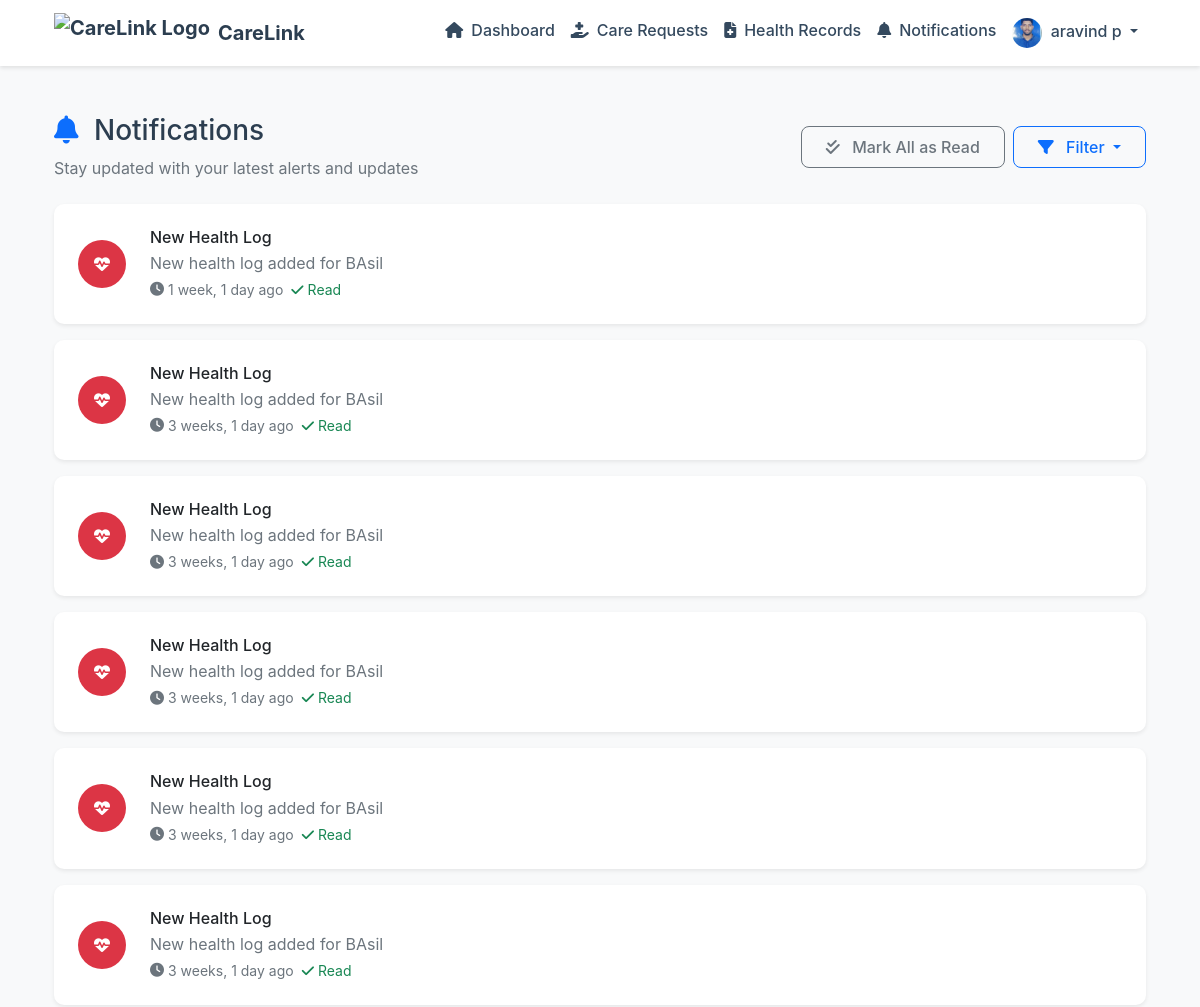
Before: /carelink/notifications/ (signed in, upper part) with the older database file.
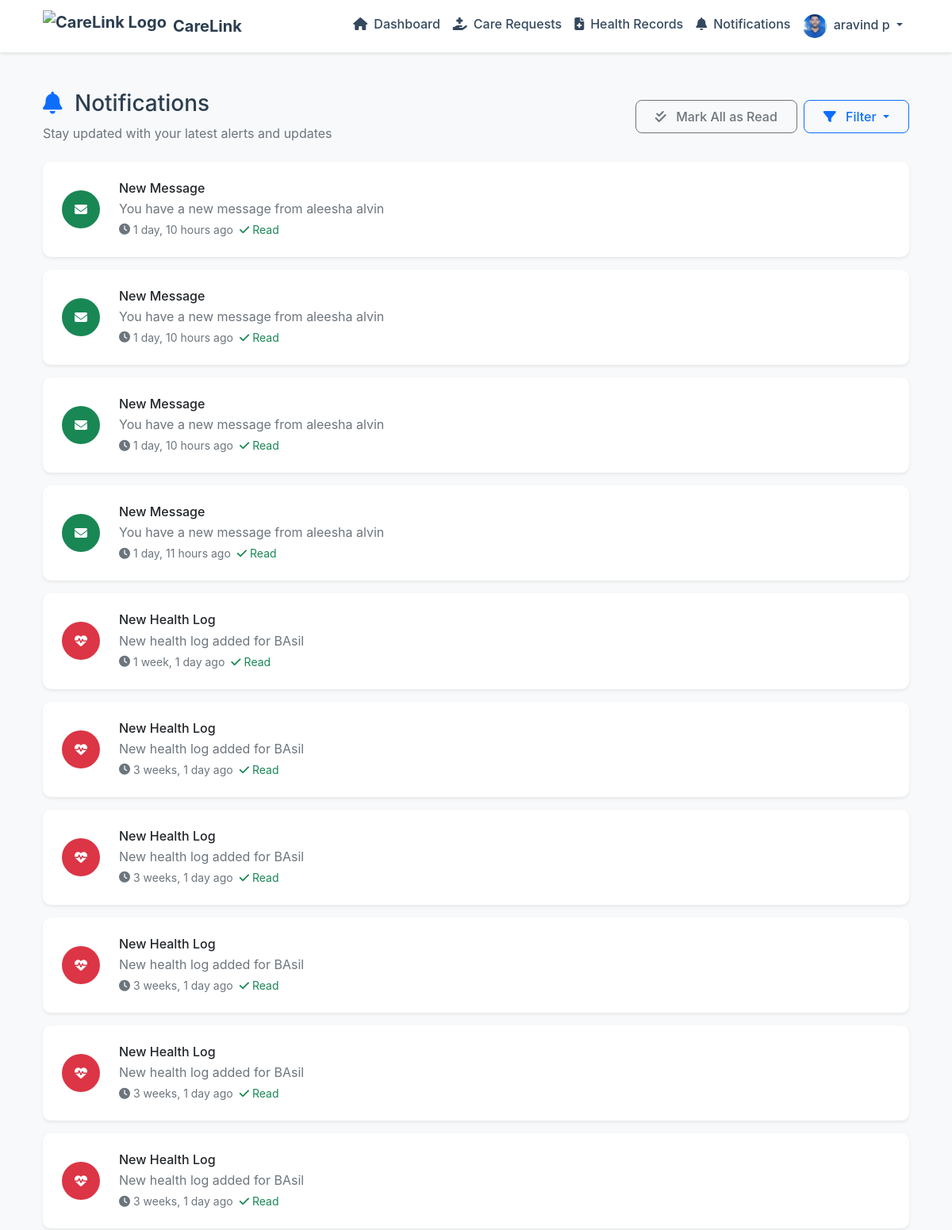
After: the same page with the newer database file.
### carelink/models.py (models this page shows, shortened)
class User(AbstractUser):
    USER_TYPE_CHOICES = (
        ('ADMIN', 'Admin'),
        ('CAREGIVER', 'Caregiver'),
        ('FAMILY', 'Family Member')
    )
    user_type = models.CharField(max_length=10, choices=USER_TYPE_CHOICES)
    phone_number = models.CharField(max_length=15, blank=True)
    address = models.TextField(blank=True)
    profile_picture = models.ImageField(upload_to='profile_pics/', null=True, blank=True)
    family_members = models.ManyToManyField('self', blank=True, symmetrical=False, related_name='related_family_members')
    email_verified = models.BooleanField(default=True)  # Default to True for backward compatibility
    is_active = models.BooleanField(default=True)

class Notification(models.Model):
    TYPE_CHOICES = (
        ('TASK', 'Task Update'),
        ('HEALTH', 'Health Update'),
        ('MESSAGE', 'New Message'),
        ('SYSTEM', 'System Notification')
    )
    user = models.ForeignKey(User, on_delete=models.CASCADE, related_name='notifications')
    type = models.CharField(max_length=10, choices=TYPE_CHOICES)
    title = models.CharField(max_length=200)
    message = models.TextField()
    is_read = models.BooleanField(default=False)
    created_at = models.DateTimeField(auto_now_add=True)

### carelink/views.py (the view)
# urls.py: path('notifications/', views.NotificationsView.as_view(), name='notifications_list'),
class NotificationsView(LoginRequiredMixin, ListView):
    model = Notification
    template_name = 'carelink/notifications.html'
    context_object_name = 'notifications'
    def get_queryset(self):
        return Notification.objects.filter(user=self.request.user).order_by('-created_at')
    def get(self, request, *args, **kwargs):
        Notification.objects.filter(user=request.user, is_read=False).update(is_read=True)
        return super().get(request, *args, **kwargs)

### carelink/auth.py (called while the page is built)
    def get_user(self, user_id):
        UserModel = get_user_model()
        try:
            return UserModel.objects.get(pk=user_id)
        except UserModel.DoesNotExist:
            return None

### carelink/templates/carelink/notifications.html (shortened to what this page needs)
{% extends 'carelink/base.html' %}
{% load static %}
{% block content %}
<div class="container py-4">
    <div class="row">
        <div class="col-12">
            <div class="d-flex justify-content-between align-items-center mb-4">
                <div>
                    <h1 class="h3 mb-2">
                        <i class="fas fa-bell me-2 text-primary"></i>
                        Notifications
                    </h1>
                    <p class="text-muted mb-0">Stay updated with your latest alerts and updates</p>
                </div>
                {% if notifications %}
                    <div class="d-flex gap-2">
                        <button class="btn btn-outline-secondary" id="markAllRead">
                            <i class="fas fa-check-double me-2"></i>
                            Mark All as Read
                        </button>
                        <div class="dropdown">
                            <button class="btn btn-outline-primary dropdown-toggle" type="button" data-bs-toggle="dropdown">
                                <i class="fas fa-filter me-2"></i>
                                Filter
                            </button>
                        </div>
                    </div>
                {% endif %}
            </div>
            <div class="notifications-list">
                {% for notification in notifications %}
                    <div class="card mb-3 shadow-sm notification-card hover-shadow {% if not notification.is_read %}unread border-start border-4 border-primary{% endif %}"
                         data-notification-id="{{ notification.id }}"
                         data-notification-type="{{ notification.type }}">
                        <div class="card-body">
                            <div class="row align-items-center">
                                <div class="col-auto">
                                    <div class="notification-icon rounded-circle p-3
                                        {% if notification.type == 'TASK' %}bg-primary text-white
                                        {% elif notification.type == 'HEALTH' %}bg-danger text-white
                                        {% elif notification.type == 'MESSAGE' %}bg-success text-white
                                        {% else %}bg-info text-white{% endif %}">
                                        {% if notification.type == 'TASK' %}
                                            <i class="fas fa-tasks"></i>
                                        {% elif notification.type == 'HEALTH' %}
                                            <i class="fas fa-heartbeat"></i>
                                        {% elif notification.type == 'MESSAGE' %}
                                            <i class="fas fa-envelope"></i>
                                        {% else %}
                                            <i class="fas fa-info-circle"></i>
                                        {% endif %}
                                    </div>
                                </div>
                                <div class="col">
                                    <div class="d-flex justify-content-between align-items-start">
                                        <div>
                                            <h6 class="mb-1 {% if not notification.is_read %}fw-bold{% endif %}">
                                                {{ notification.title }}
                                            </h6>
                                            <p class="mb-1 text-muted">{{ notification.message }}</p>
                                            <small class="text-muted d-flex align-items-center">
                                                <i class="fas fa-clock me-1"></i>
                                                {{ notification.created_at|timesince }} ago
                                                {% if notification.is_read %}
                                                    <span class="ms-2 text-success">
                                                        <i class="fas fa-check me-1"></i>Read
                                                    </span>
                                                {% endif %}
                                            </small>
                                        </div>
                                    </div>
                                </div>
                            </div>
                        </div>
                    </div>
                {% empty %}
                    <div class="text-center py-5 bg-light rounded">
                        <i class="fas fa-bell-slash text-muted fa-3x mb-3"></i>
                        <h3 class="h5 text-muted">No Notifications</h3>
                        <p class="text-muted mb-0">You're all caught up!</p>
                    </div>
                {% endfor %}
            </div>
        </div>
    </div>
</div>
{% endblock %}

### carelink/templates/carelink/base.html (shortened to what this page needs)
{% load static %}
<!DOCTYPE html>
<html lang="en">
<head>
    <link href="https://cdn.jsdelivr.net/npm/bootstrap@5.3.2/dist/css/bootstrap.min.css" rel="stylesheet">
    <link href="https://cdnjs.cloudflare.com/ajax/libs/font-awesome/6.5.1/css/all.min.css" rel="stylesheet">
    <link href="https://cdn.jsdelivr.net/npm/animate.css@4.1.1/animate.min.css" rel="stylesheet">
    <link href="https://cdn.jsdelivr.net/npm/flatpickr/dist/flatpickr.min.css" rel="stylesheet">
    <link href="https://cdn.jsdelivr.net/npm/bootstrap@5.1.3/dist/css/bootstrap.min.css" rel="stylesheet">
</head>
<body>
    <nav class="navbar navbar-expand-lg navbar-light sticky-top">
        <div class="container">
            <a class="navbar-brand d-flex align-items-center" href="{% url 'carelink:home' %}">
                <img src="https://img.freepik.com/free-vector/hospital-logo-design-vector-medical-cross_53876-136743.jpg?w=1380&t=st=1709827987~exp=1709828587~hmac=1a1a1a1a1a1a1a1a1a1a1a1a1a1a1a1a1a1a1a1a1a1a1a1a1a1a1a1a1a1a1a" alt="CareLink Logo" height="40" class="me-2">
                CareLink
            </a>
            <div class="collapse navbar-collapse" id="navbarNav">
                <ul class="navbar-nav ms-auto">
                    {% if user.is_authenticated %}
                        {% if user.is_staff %}
                            <li class="nav-item">
                                <a class="nav-link" href="{% url 'carelink:care_request_list' %}">
                                    <i class="fas fa-hand-holding-medical me-2"></i>Care Requests
                                </a>
                            </li>
                        {% elif user.user_type == 'FAMILY' %}
                            <li class="nav-item">
                                <a class="nav-link" href="{% url 'carelink:family_dashboard' %}">
                                    <i class="fas fa-home me-2"></i>Dashboard
                                </a>
                            </li>
                            <li class="nav-item">
                                <a class="nav-link" href="{% url 'carelink:care_request_list' %}">
                                    <i class="fas fa-hand-holding-medical me-2"></i>Care Requests
                                </a>
                            </li>
                            <li class="nav-item">
                                <a class="nav-link" href="{% url 'carelink:health_document_list' %}">
                                    <i class="fas fa-file-medical me-2"></i>Health Records
                                </a>
                            </li>
                        {% endif %}
                        <li class="nav-item">
                            <a class="nav-link" href="{% url 'carelink:notifications_list' %}">
                                <i class="fas fa-bell me-2"></i>Notifications
                            </a>
                        </li>
                        <li class="nav-item dropdown">
                            <a class="nav-link dropdown-toggle" href="#" id="userDropdown" role="button" data-bs-toggle="dropdown">
                                {% if user.profile_picture %}
                                    <img src="{{ user.profile_picture.url }}" alt="Profile" class="rounded-circle me-1" style="width: 30px; height: 30px; object-fit: cover;">
                                {% else %}
                                    <i class="fas fa-user-circle me-1"></i>
                                {% endif %}
                                {{ user.get_full_name|default:user.username }}
                            </a>
                        </li>
                    {% endif %}
                </ul>
            </div>
        </div>
    </nav>
    <main class="py-4">
        {% block content %}{% endblock %}
    </main>
<br>
<br>
<br>
<br>
<br>
<br>
<br>
<br>
<br>
<br>
<br>
</body>
</html>

### carelink/templates/carelink/base.html (style rules this page uses)
:root { --primary-color: #2c3e50; --secondary-color: #34495e; --accent-color: #3498db; --success-color: #27ae60; --warning-color: #f1c40f; --danger-color: #e74c3c; --light-color: #ecf0f1; --dark-color: #2c3e50; }
body { font-family: 'Inter', sans-serif; background-color: #f8f9fa; color: var(--dark-color); }
.navbar { background-color: white; box-shadow: 0 2px 4px rgba(0,0,0,0.1); }
.navbar-brand { font-weight: 700; color: var(--primary-color) !important; }
.nav-link { color: var(--secondary-color) !important; font-weight: 500; transition: all 0.3s ease; }
.card { border: none; border-radius: 10px; box-shadow: 0 4px 6px rgba(0,0,0,0.1); transition: transform 0.3s ease; }
.card-body { padding: 1.5rem; }
.btn { border-radius: 8px; padding: 0.5rem 1.5rem; font-weight: 500; transition: all 0.3s ease; }

### carelink/templates/carelink/notifications.html (style rules this page uses)
.notification-card { transition: all 0.2s ease-in-out; cursor: pointer; }
.notification-icon { width: 48px; height: 48px; display: flex; align-items: center; justify-content: center; }

Changed rows visible on the page:
added Notification: type "MESSAGE" (drawn), title "New Message", message "You have a new message from aleesha alvin", created_at "1 day, 10 hours", is_read True (drawn)
added Notification: type "MESSAGE" (drawn), title "New Message", message "You have a new message from aleesha alvin", created_at "1 day, 10 hours", is_read True (drawn)
added Notification: type "MESSAGE" (drawn), title "New Message", message "You have a new message from aleesha alvin", created_at "1 day, 10 hours", is_read True (drawn)
added Notification: type "MESSAGE" (drawn), title "New Message", message "You have a new message from aleesha alvin", created_at "1 day, 11 hours", is_read True (drawn)
